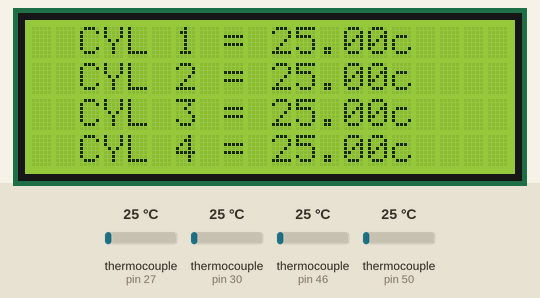
Recording of a sketch running on a simulated Arduino Mega 2560, built with avr-gcc and run on an emulated ATmega2560. Parts: 20×4 character LCD. Inputs (shaded band) come from the test bench; at power-on: thermocouple (sensors on pin 27, pin 30, pin 50, pin 46) 25 °C.

Above: at 6.2 s.
6.3 s: thermocouple (sensor on pin 27) set to 150 °C
At 6.59 s:
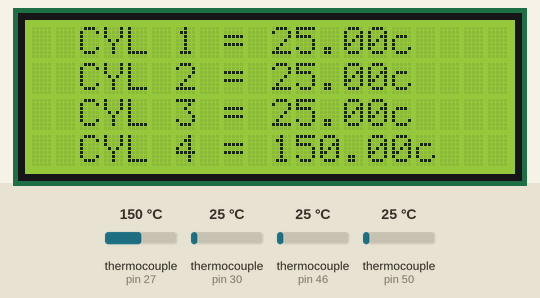
9.0 s: thermocouple (sensor on pin 30) set to 150 °C
At 9.27 s:
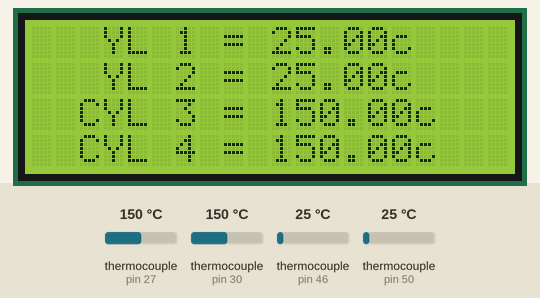
11.6 s: thermocouple (sensor on pin 50) set to 150 °C
At 12.3 s:
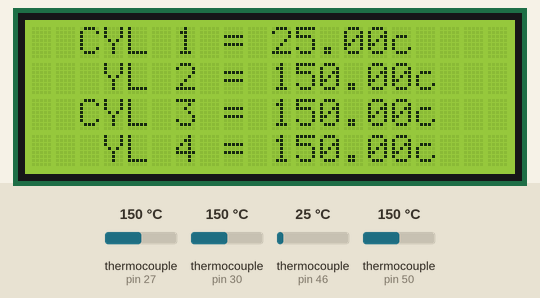
14.6 s: thermocouple (sensor on pin 46) set to 6 °C
At 15.27 s:
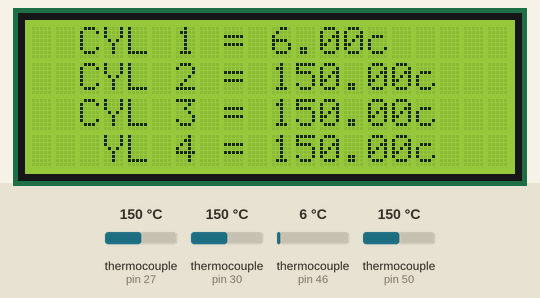
16.6 s: thermocouple (sensor on pin 46) set to 150 °C
At 17.2 s:
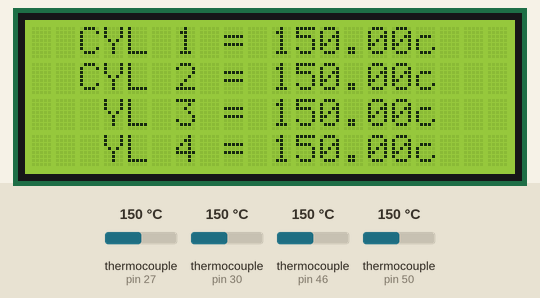
18.5 s: thermocouple (sensor on pin 50) set to 6 °C
At 19.13 s:
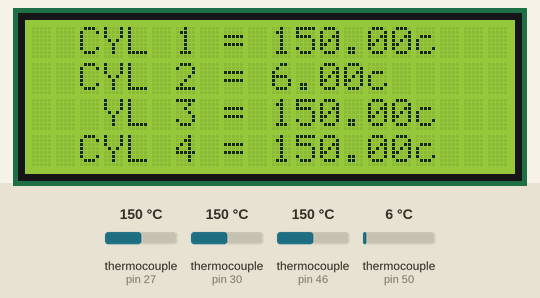
Timing chart, 0 to 21.5 s (numbered marks = the images above; inputs shaded):
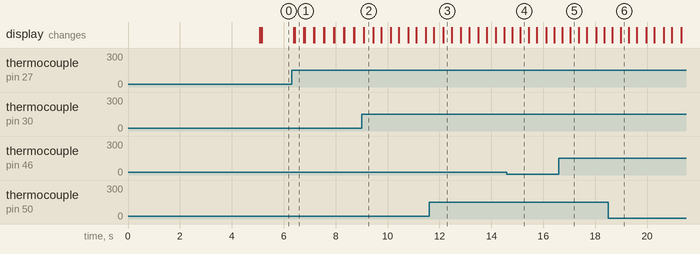

The sketch:

Thermocouple4_V2.ino
```cpp
// Program to display exhaust gas temps on a 4-row display using four MAX31855 IC's and the Mega2560
// It's recommended to upload the sketch with a programmer so as to avoid using the bootloader and get a faster boot
// Software and hardware by Kim Gulle. Though this is open source and would benefit from more people getting involved.
// Feel free to use this uncommercially and modify it as you see fit. CAN-Bus comms for use with Megasquirt etc would be cool.


#include "Adafruit_MAX31855.h"
#include <LiquidCrystal.h>

// Givare 1
int thermoCLK = 44;
int thermoCS = 46;
int thermoDO = 47;
Adafruit_MAX31855 thermocouple(thermoCLK, thermoCS, thermoDO);

// Givare 2
int thermo2CLK = 48;
int thermo2CS = 50;
int thermo2DO = 52;
Adafruit_MAX31855 thermocouple2(thermo2CLK, thermo2CS, thermo2DO);

// Givare 3
int thermo3CLK = 28;
int thermo3CS = 30;
int thermo3DO = 31;
Adafruit_MAX31855 thermocouple3(thermo3CLK, thermo3CS, thermo3DO);

// Givare 4
int thermo4CLK = 29;
int thermo4CS = 27;
int thermo4DO = 25;
Adafruit_MAX31855 thermocouple4(thermo4CLK, thermo4CS, thermo4DO);


LiquidCrystal lcd(32, 34, 36, 38, 40, 42);

void setup() {
  Serial.begin(115200);
  lcd.begin(20, 4);
  lcd.setCursor(0, 0);
  lcd.print("  GULLE MOTORSPORT");

  lcd.setCursor(0, 1);
  lcd.print("   X4 EGT DISPLAY");

  lcd.setCursor(0, 15);
  lcd.print("             sw v0.8");
  delay(5000);
}

void loop() {
  // Read and write from first thermocouple
  double c = thermocouple.readCelsius();
  lcd.setCursor(0, 0); // Place the marker on row 1
  if (isnan(c)) // Checking so that the value is a real number
  {
    lcd.print("  CYL 1 = -- -- --   ");
  }
  else // If OK, write value on row 1
  {
    lcd.print("  CYL 1 = ");
    lcd.print(c);
    lcd.print("c      ");
    delay(20);
  }

 // Read and write from second thermocouple
  double c2 = thermocouple2.readCelsius();
  lcd.setCursor(0, 1); // Place the marker on row 2
  if (isnan(c2))
  {
    lcd.print("  CYL 2 = -- -- --   ");
  }
  else
  {
    lcd.print("  CYL 2 = ");
    lcd.print(c2);
    lcd.print("c      ");
    delay(20);
  }

 // Read and write from third thermocouple
  double c3 = thermocouple3.readCelsius();
  lcd.setCursor (0, 2); // Place the marker on row 3
  if (isnan(c3))
  {
    lcd.print("  CYL 3 = -- -- --   ");
  }
  else
  {
    lcd.print("  CYL 3 = ");
    lcd.print(c3);
    lcd.print("c      ");
    delay(20);
  }

  // Read and write from fourth thermocouple
  double c4 = thermocouple4.readCelsius();
  lcd.setCursor (0, 3); // Place the marker on row 4
  if (isnan(c4))
  {
    lcd.print("  CYL 4 = -- -- --   ");
  }
  else
  {
    lcd.print("  CYL 4 = ");
    lcd.print(c4);
    lcd.print("c      ");
    delay(20);
  }
}
```

Measured:
- after the input at 6.3 s, the display: first changes after 0.10 s (image 1 shows a later state)
- after the input at 9.0 s, the display: changes after 0.09 s (image 2)
- after the input at 11.6 s, the display: first changes after 0.19 s (image 3 shows a later state)
- after the input at 14.6 s, the display: first changes after 0.20 s (image 4 shows a later state)
- after the input at 18.5 s, the display: first changes after 0.16 s (image 6 shows a later state)
